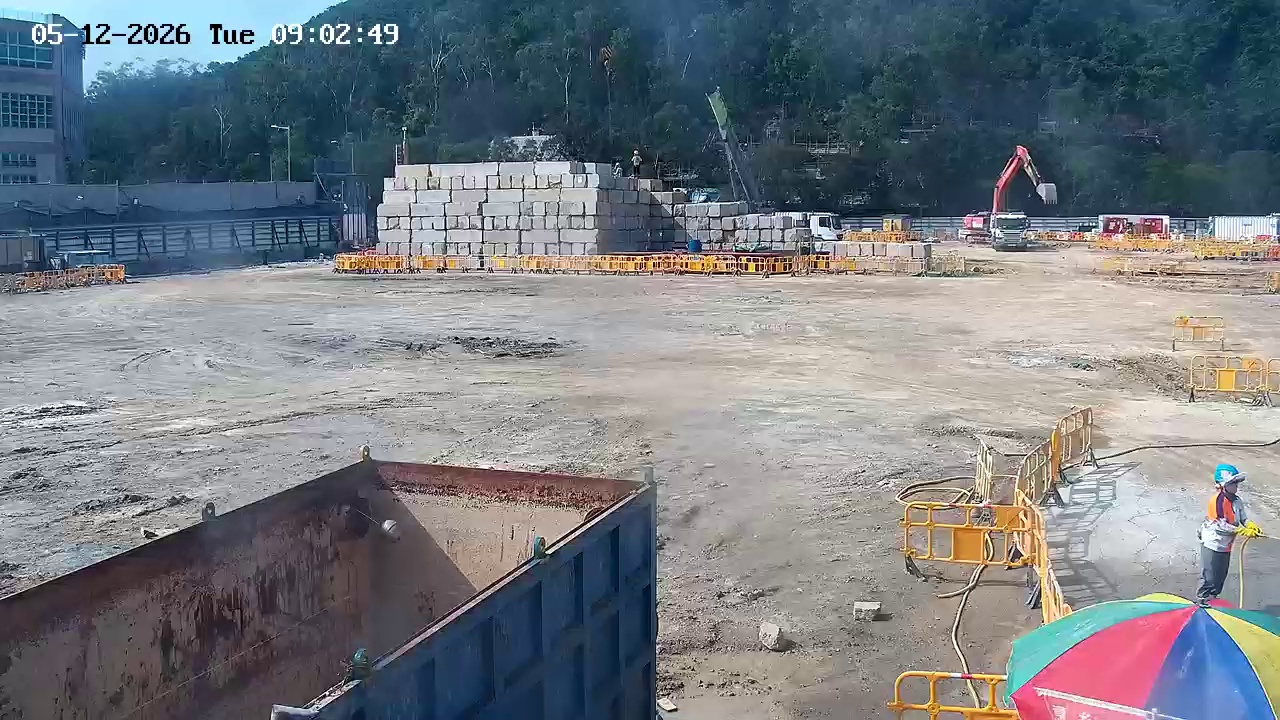
#> input picture fixtures/visual-samples/snapshot_20260515_174506_521.jpg, 1280 x 720 px
$ python -i stream_capture.py   (imports and definitions only)
#> lines starting #> are read from the running program, lines starting #| are printed output that depends on the picture
#> further down, picture is the input picture: shape (720, 1280, 3); mean B, G, R 130.2, 124, 118.5
"""从 RTMP / HLS / FLV 等地址抽取单帧（OpenCV + FFmpeg 后端）。"""
from __future__ import annotations

import time

import cv2
import numpy as np


# [52 lines left out: functions drain_capture, open_stream, capture_one_frame, preprocess_for_infer, not called in this run]


def enhance_contrast(image_bgr: np.ndarray) -> np.ndarray:
    lab = cv2.cvtColor(image_bgr, cv2.COLOR_BGR2LAB)
#> lab: shape (720, 1280, 3); mean of channels 0, 1, 2 130.2, 128.4, 123.9
    l, a, b = cv2.split(lab)
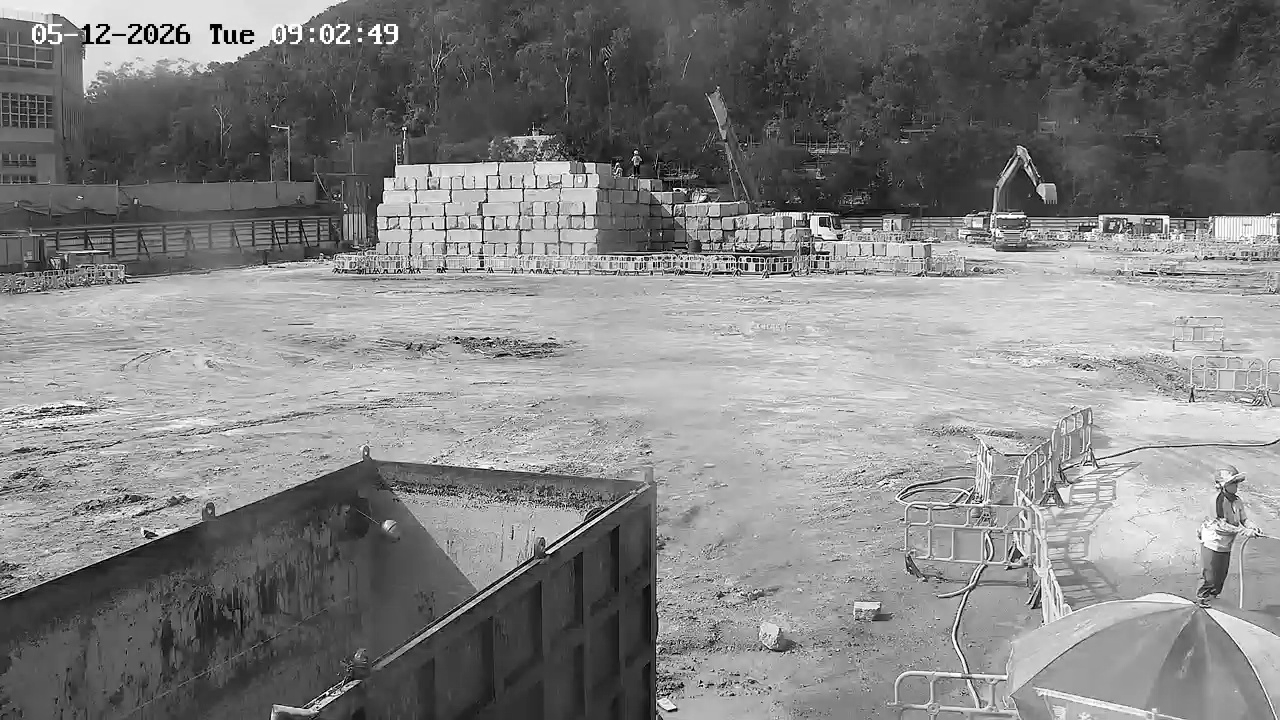
#> l: shape (720, 1280); min 0, max 255, mean 130.2
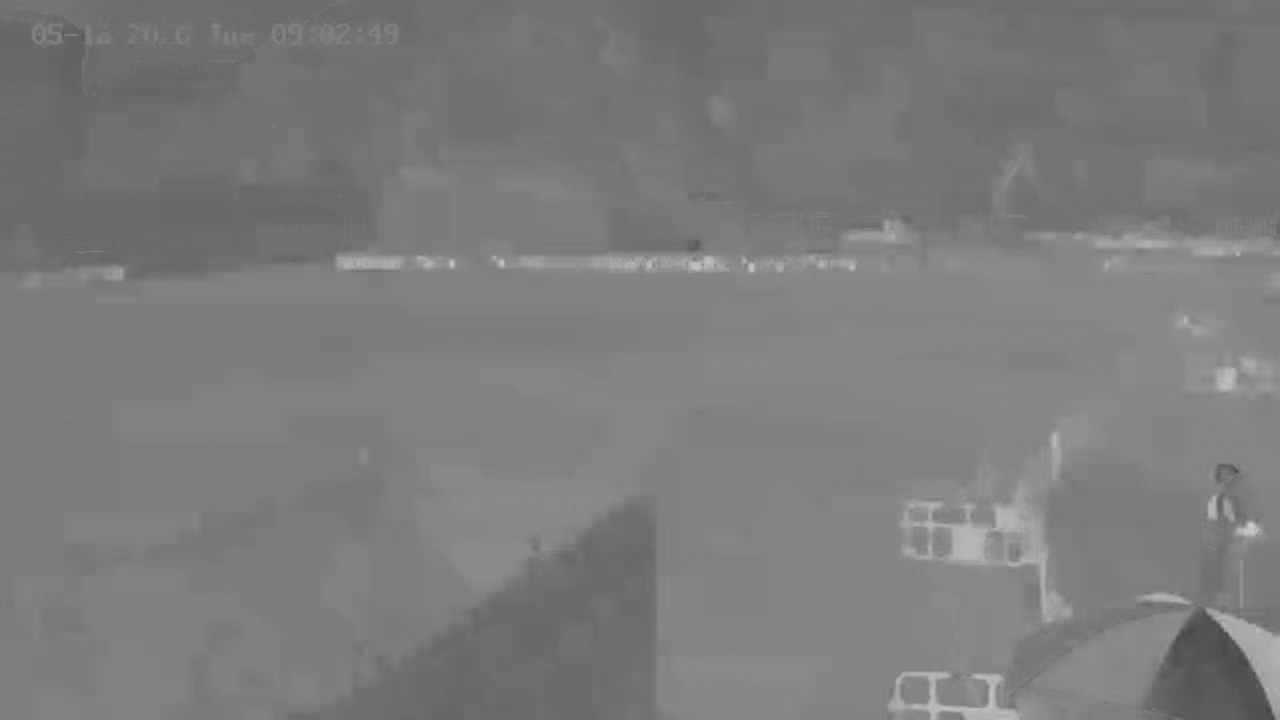
#> b: shape (720, 1280); min 68, max 206, mean 123.9
    clahe = cv2.createCLAHE(clipLimit=2.0, tileGridSize=(8, 8))
    l2 = clahe.apply(l)
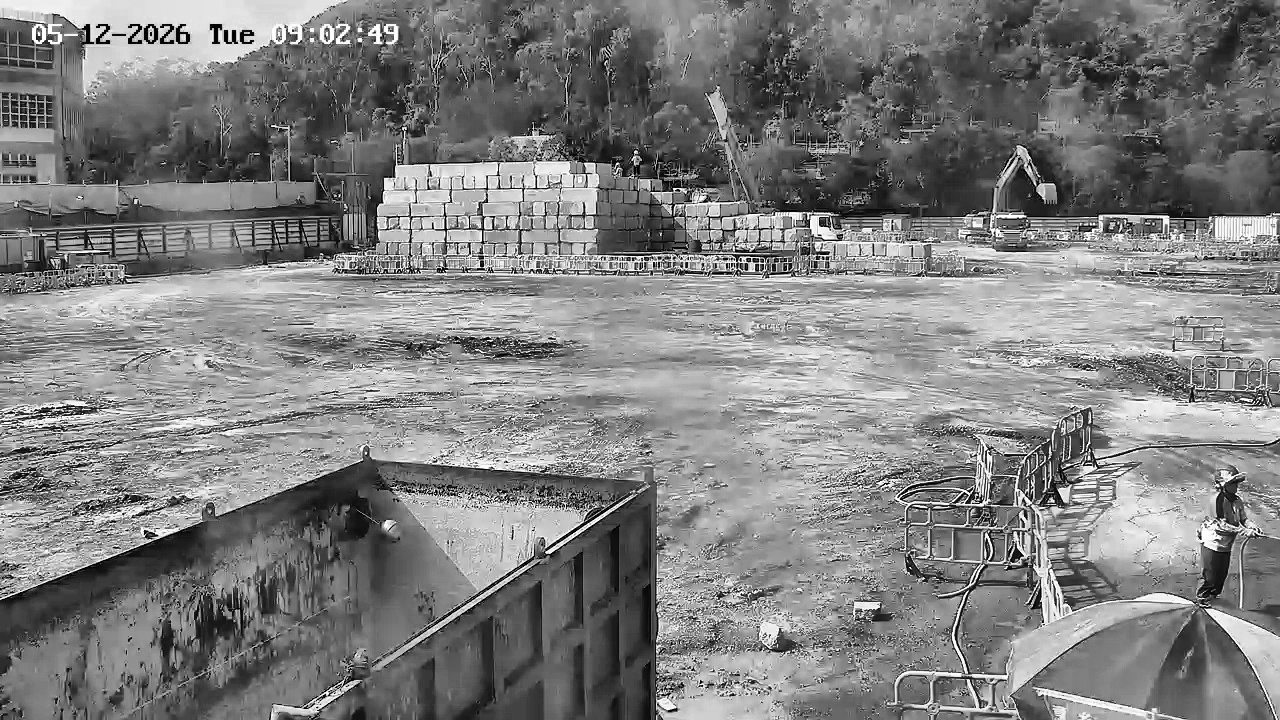
#> l2: shape (720, 1280); min 0, max 255, mean 128
    merged = cv2.merge([l2, a, b])
#> merged: shape (720, 1280, 3); mean of channels 0, 1, 2 128, 128.4, 123.9
    return cv2.cvtColor(merged, cv2.COLOR_LAB2BGR)
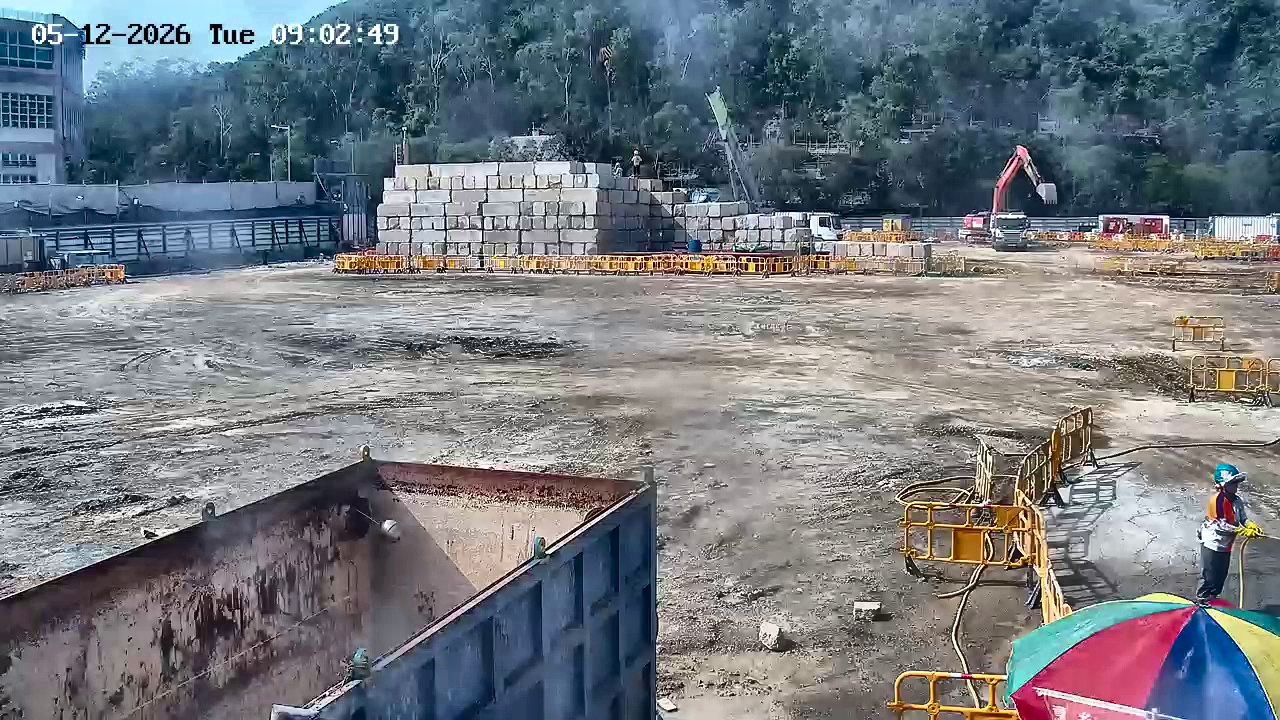
#> returned value: shape (720, 1280, 3); mean B, G, R 128.1, 121.6, 116

>>> import cv2
>>> picture = cv2.imread('../snapshot_20260515_174506_521.jpg')
>>> result = enhance_contrast(picture)
